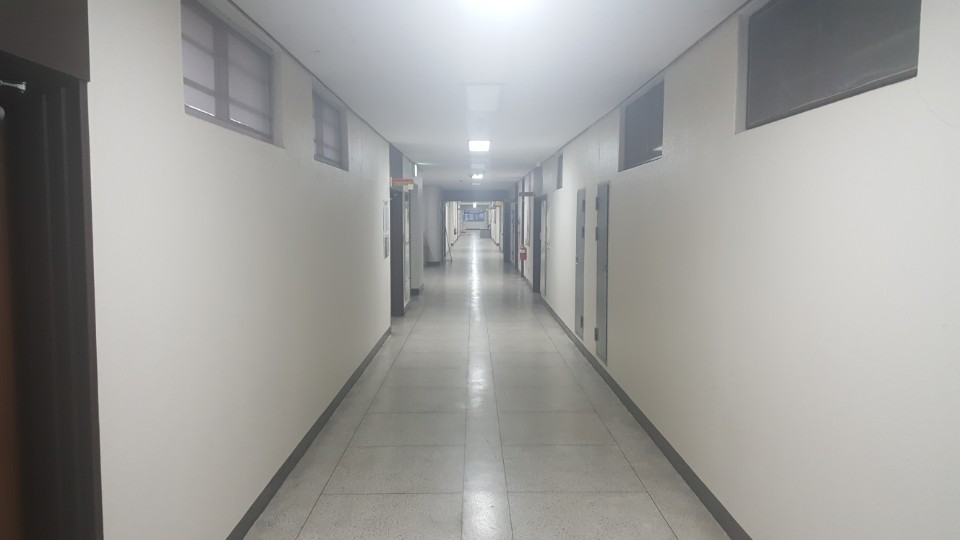
#> input picture Project 1 Week/test6.jpg, 960 x 540 px
$ python Edit_image.py
#> lines starting #> are read from the running program, lines starting #| are printed output that depends on the picture
import cv2 as cv
import numpy as np
img = cv.imread('test6.jpg')  # 960 X 540 복도 사진
#> img is the input picture: shape (540, 960, 3); mean B, G, R 153.9, 156.5, 157.1
gray = cv.cvtColor(img,cv.COLOR_BGR2GRAY)
edges = cv.Canny(gray,100,150,apertureSize = 3)
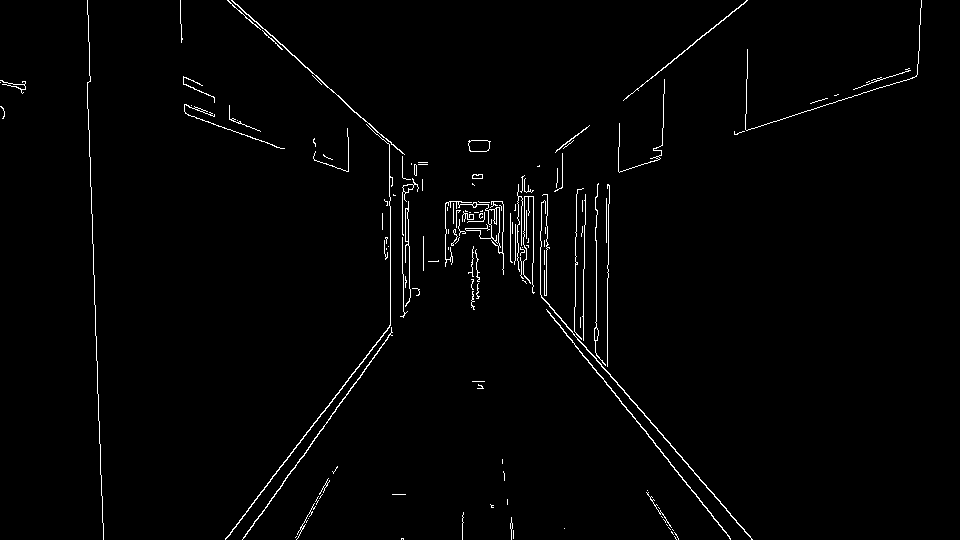
#> edges: shape (540, 960); 1.5% white in thin lines or dots
lines = cv.HoughLinesP(edges,1,np.pi/180,100,minLineLength=50,maxLineGap=10)
#> lines = 18 rows, first 6: [87, 82, 102, 522], [497, 245, 752, 539], [232, 0, 402, 153], [546, 309, 729, 536], [243, 537, 392, 332], [248, 508, 389, 327]
'''
#-----------------------------------------------
cv.circle(img, (390,335), 5, (0,255,0),-1)
cv.circle(img, (565,335), 5, (0,0,255),-1)
#-----------------------------------------------
cv.circle(img, (240,535), 5, (255,0,0),-1)
cv.circle(img, (730,535), 5, (255,255,255),-1)
cv.circle(img, (240,45), 5, (255,0,255),-1)
cv.circle(img, (730,45), 5, (255,0,255),-1)
#-----------------------------------------------
'''
cv.rectangle(img,(242,50),(732,540),(0,255,0),1)
cv.rectangle(img,(385,155),(570,340),(0,255,0),1)
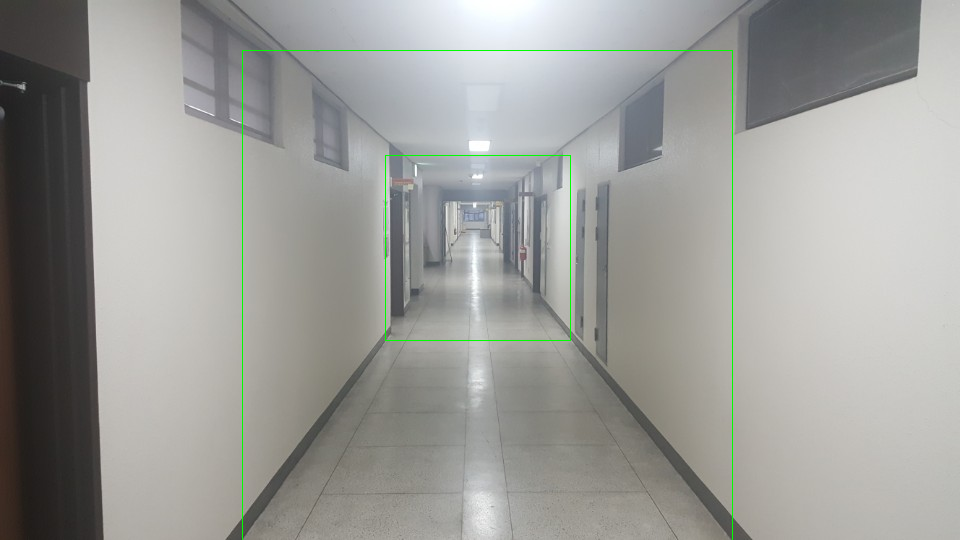
#> img: shape (540, 960, 3); mean B, G, R 153.2, 156.8, 156.3

#=====================================================
chess_black= cv.imread('test7.png') # 240 X 240 체스판 사진.
cv.imshow('aa',chess_black)
#> (the run stopped early here; a loop or call above may not have finished)
